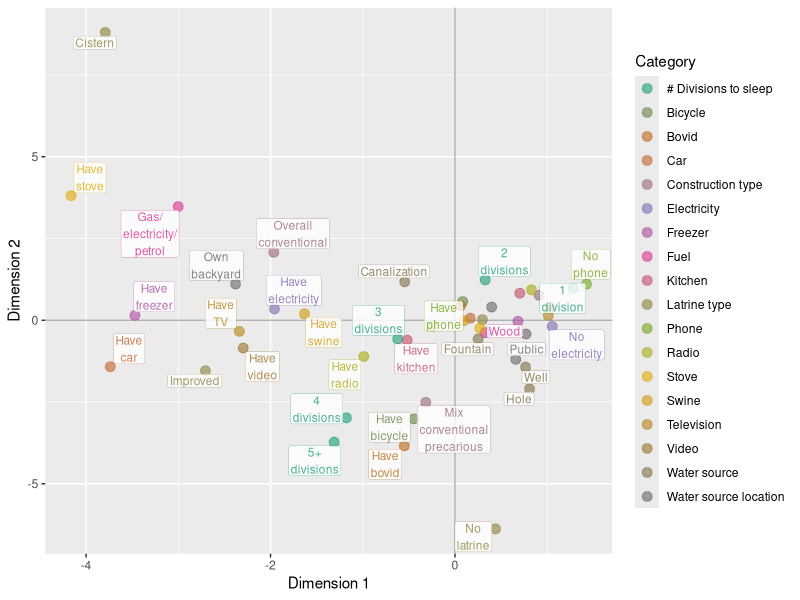
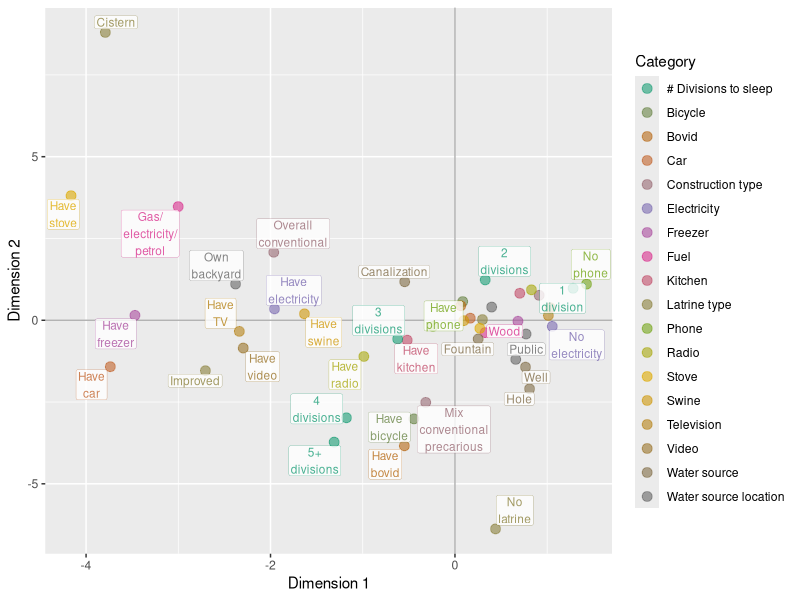
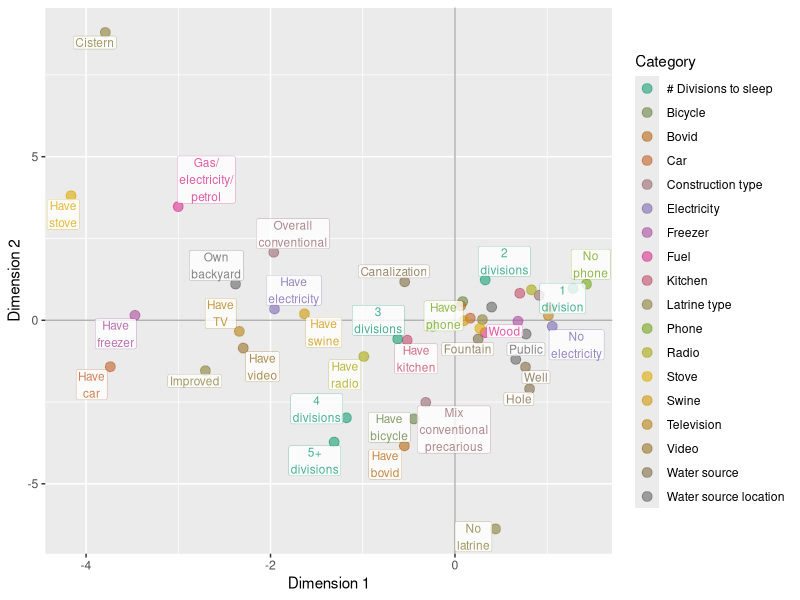
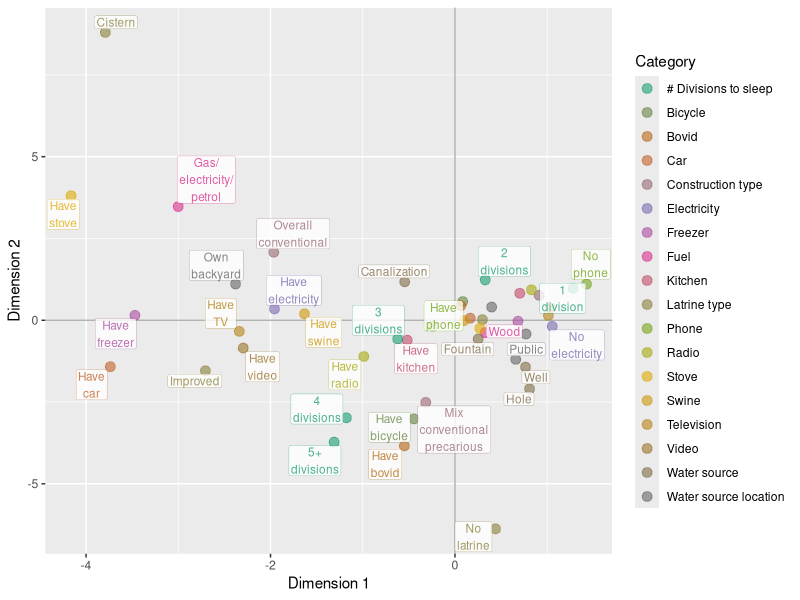

Recreate these plots in R, in order.
library(readr)
library(readxl)
library(ggplot2)
library(dplyr)
library(RColorBrewer)
library(ggrepel)

# Read in data
df <- read_excel('MCA coord.xlsx', skip = 2)
names(df) <- c('item', 'x', 'y')

# Interpolate categories
df$category_dummy <- is.na(df$x)

# Go through each line. If not a category dummy,
# Get the category
df$category <- NA
for (i in 1:nrow(df)){
  print(i)
  the_line <- i
  while(!df$category_dummy[the_line]){
    the_line <- the_line - 1
  }
  df$category[i] <- df$item[the_line]
}

# Remove the category_dummy rows
df <- df[!df$category_dummy,]

# Remove the category_dummy column
df$category_dummy <- NULL

# Remove trailing underscores
for (i in 1:nrow(df)){
  item <- df$item[i]
  last_is_underscore <- 
    substr(item, nchar(item), nchar(item)) == '_'
  if(last_is_underscore){
    df$item[i] <-
      substr(item, 1, nchar(item) - 1)
  }
}

# Clean up names of items
# df$item <-
#   gsub("*_", "", df$item, perl = TRUE)
df$item <- 
  gsub('_', '\n', df$item)
df$item <-
  gsub('/', '/\n', df$item)

# Define length of item over 1 (for labeling)
# df$size <- 1/ nchar(df$item) 

# Define colors
cols <- colorRampPalette(brewer.pal(8, 'Dark2'))(length(unique(df$category)))

# Now plot
g <- ggplot(data = df,
       aes(x = x, 
           y = y,
           color = category)) +
  geom_hline(yintercept = 0, alpha = 0.3) +
  geom_vline(xintercept = 0, alpha = 0.3) +
  geom_point(size = 3, alpha = 0.6) +
  scale_color_manual(values = cols,
                     name = 'Category') +
  xlab('Dimension 1') +
  ylab('Dimension 2') +
  geom_label_repel(aes(x, y, 
                      label = item),
                   box.padding = unit(0.1, 'lines'),
                   label.padding = unit(0.1, "lines"), 
                   point.padding = unit(1e-06, "lines"),
                   label.r = unit(0.1, "lines"),
                   label.size = 0.1,
                   alpha = 0.8,
                   show.legend = FALSE,
                   size = 3) 


ggsave('visualization.pdf',
       height = 8.5,
       width = 11)

jpeg("plotdpi300.jpeg", width = 8, height =8, units = 'in', res = 300)
print(g)
dev.off()

tiff("plotdpi300.tiff", width = 8, height = 8, #pointsize = 1/300,
     units = 'in', res = 300)
print(g)
dev.off()

png("plotdpi300.png", width = 8, height = 8, units = 'in', res = 300)
print(g)
dev.off()
